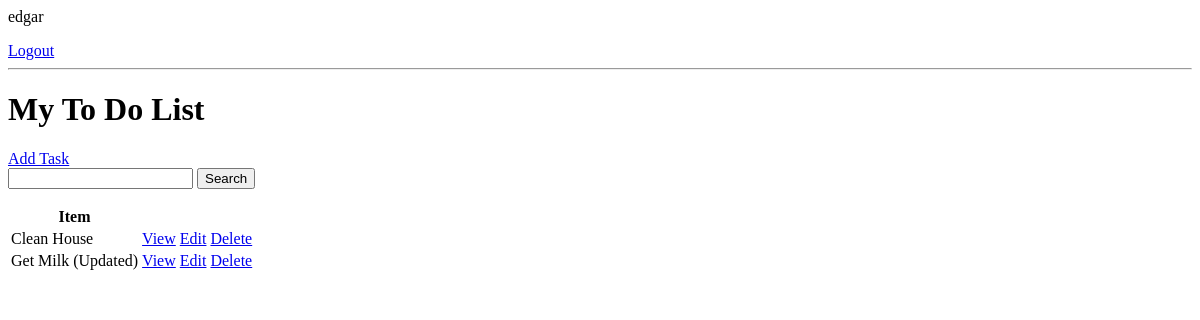
The app's page / (signed in), older data.
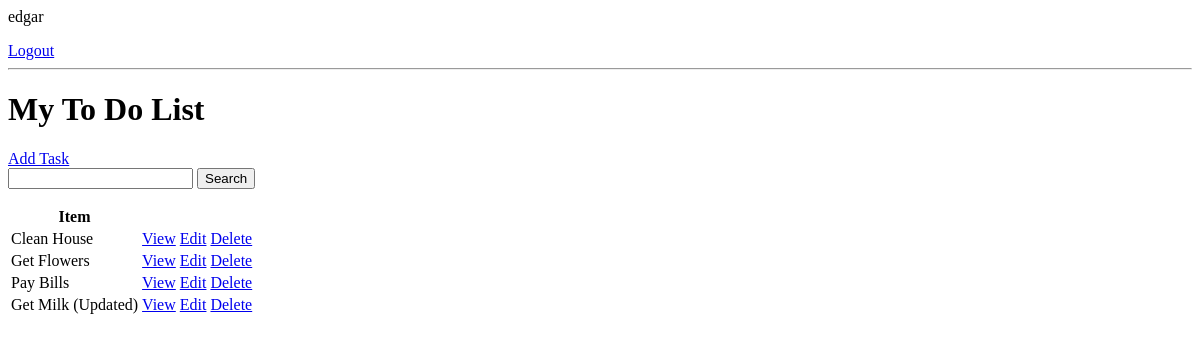
The same page, newer data.
### base/models.py (models this page shows, shortened)
class Task(models.Model):
    user = models.ForeignKey(User, on_delete=models.CASCADE, null=True, blank=True)
    title = models.CharField(max_length=200)
    description = models.TextField(null=True,blank=True)
    complete = models.BooleanField(default=False)
    created = models.DateTimeField(auto_now_add=True)
    class Meta:
        ordering = ['complete']
        '''this means that is going to be order by the complete field. Any complete items should be sent to the bottom of the list because they're done we don't need to focus on those anymore'''

### base/views.py (the view)
# urls.py: path('', views.TaskList.as_view(), name="tasks"),
class TaskList(LoginRequiredMixin, ListView):
    model = Task
    context_object_name = 'tasks'
    template_name = 'base/task_list.html'
    """Function to make sure the user only sees his data"""
    def get_context_data(self, **kwargs):
        context = super().get_context_data(**kwargs)
        context['tasks'] = context['tasks'].filter(user=self.request.user)
        context['count'] = context['tasks'].filter(complete=False).count()
        search_input = self.request.GET.get('search-area') or ''
        """search area is the name of the input and or means if we don't search anything, the field is going to be blank"""
        if search_input:
            context['tasks'] = context['tasks'].filter(title__icontains=search_input)
            """you can use startswith if you wanna get the values if the word starts with that"""
        context['search_input'] = search_input
        return context

### base/templates/base/task_list.html
{% if request.user.is_authenticated %}
<p>{{request.user}}</p>
<a href="{% url 'logout' %}">Logout</a>
{% else %}
<a href="{% url 'login'%}">Login</a>
{% endif %}
<hr>
<h1>My To Do List  {{color}} </h1>
<a href="{% url 'task-create'%}">Add Task</a>
<form action="" method="get">
    <input type="text" name='search-area' value="{{search_input}}">
    <input type="submit" value="Search">
</form>
<table>
    <tr>
        <th>Item</th>
        <th></th>
        <th></th>
    </tr>
    {%for task in tasks %}
    <tr>
        <td>{{task.title}}</td>
        <td><a href="{% url 'task' task.id %}">View</a></td>
        <td><a href="{% url 'task-update' task.id %}">Edit</a></td>
        <td><a href="{% url 'task-delete' task.id %}">Delete</a></td>
    </tr>
    {% empty %}
    <h3>No items in here</h3>
    {% endfor %}
</table>

Row changes from the older to the newer data that the page shows:
added Task: title "Get Flowers"
added Task: title "Pay Bills"
